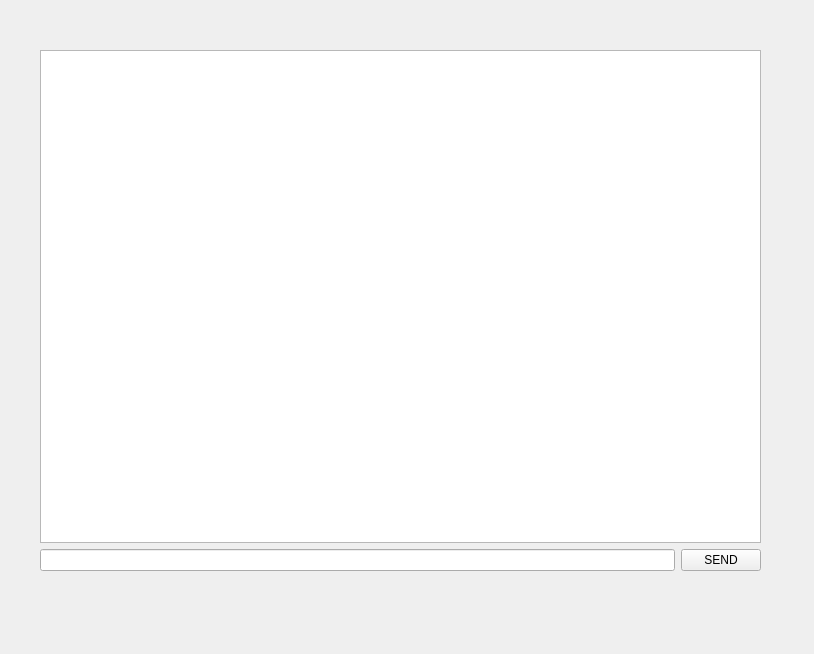
<?xml version="1.0" encoding="UTF-8"?>
<ui version="4.0">
 <class>PrivateChat</class>
 <widget class="QWidget" name="PrivateChat">
  <property name="geometry">
   <rect>
    <x>0</x>
    <y>0</y>
    <width>814</width>
    <height>654</height>
   </rect>
  </property>
  <property name="windowTitle">
   <string>Form</string>
  </property>
  <widget class="QWidget" name="layoutWidget">
   <property name="geometry">
    <rect>
     <x>40</x>
     <y>50</y>
     <width>721</width>
     <height>521</height>
    </rect>
   </property>
   <layout class="QVBoxLayout" name="verticalLayout">
    <item>
     <widget class="QTextEdit" name="showMsgTE">
      <property name="readOnly">
       <bool>true</bool>
      </property>
      <property name="html">
       <string>&lt;!DOCTYPE HTML PUBLIC &quot;-//W3C//DTD HTML 4.0//EN&quot; &quot;http://www.w3.org/TR/REC-html40/strict.dtd&quot;&gt;
&lt;html&gt;&lt;head&gt;&lt;meta name=&quot;qrichtext&quot; content=&quot;1&quot; /&gt;&lt;meta charset=&quot;utf-8&quot; /&gt;&lt;style type=&quot;text/css&quot;&gt;
p, li { white-space: pre-wrap; }
hr { height: 1px; border-width: 0; }
li.unchecked::marker { content: &quot;\2610&quot;; }
li.checked::marker { content: &quot;\2612&quot;; }
&lt;/style&gt;&lt;/head&gt;&lt;body style=&quot; font-family:'Microsoft YaHei UI'; font-size:9pt; font-weight:400; font-style:normal;&quot;&gt;
&lt;p style=&quot;-qt-paragraph-type:empty; margin-top:0px; margin-bottom:0px; margin-left:0px; margin-right:0px; -qt-block-indent:0; text-indent:0px;&quot;&gt;&lt;br /&gt;&lt;/p&gt;&lt;/body&gt;&lt;/html&gt;</string>
      </property>
     </widget>
    </item>
    <item>
     <layout class="QHBoxLayout" name="horizontalLayout">
      <item>
       <widget class="QLineEdit" name="inputMsgLE">
        <property name="text">
         <string/>
        </property>
       </widget>
      </item>
      <item>
       <widget class="QPushButton" name="sendMsgPB">
        <property name="text">
         <string>SEND</string>
        </property>
       </widget>
      </item>
     </layout>
    </item>
   </layout>
  </widget>
 </widget>
 <resources/>
 <connections/>
</ui>
